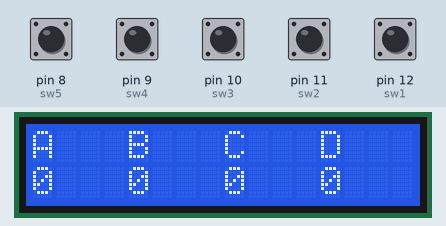
Simulated run of this sketch. Board: Arduino Uno, built with avr-gcc and run on an emulated ATmega328P. Shown: 16×2 character LCD. Inputs (shaded band) come from the test bench; at power-on: pin 8 (sw5), pin 9 (sw4), pin 10 (sw3), pin 11 (sw2), pin 12 (sw1) HIGH.

Above: at 4.2 s.
4.3 s: pin 8 (sw5) pulled LOW for 0.15 s
At 4.9 s:
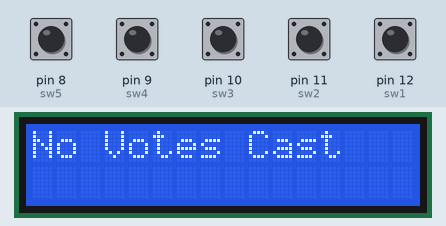
7.4 s: pin 9 (sw4) pulled LOW for 0.15 s
At 8.5 s:
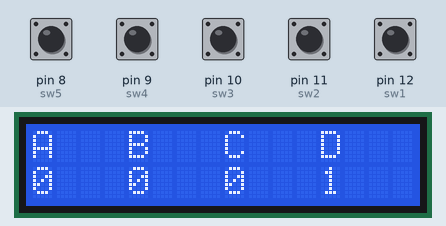
10.5 s: pin 8 (sw5) pulled LOW for 1 s
At 11.3 s:
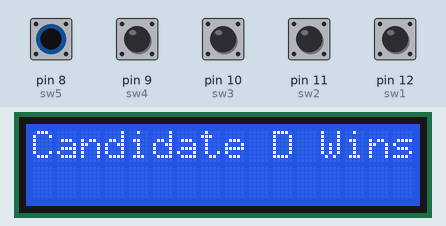
14.5 s: pin 10 (sw3) pulled LOW for 0.15 s
At 15.1 s:
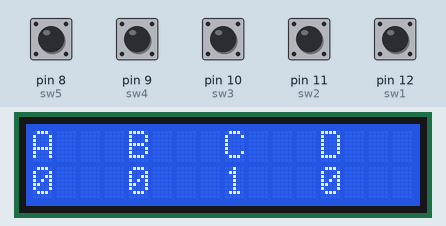
17.6 s: pin 8 (sw5) pulled LOW for 0.15 s
At 19.1 s:
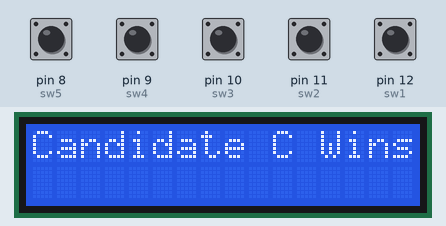
20.7 s: pin 11 (sw2) pulled LOW for 0.15 s
At 21.6 s:
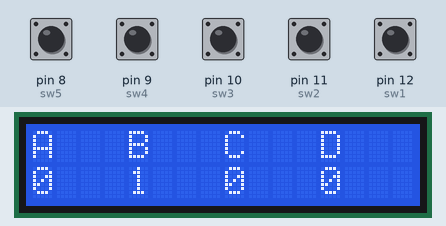
Timing chart, 0 to 23.7 s (numbered marks = the images above; inputs shaded):
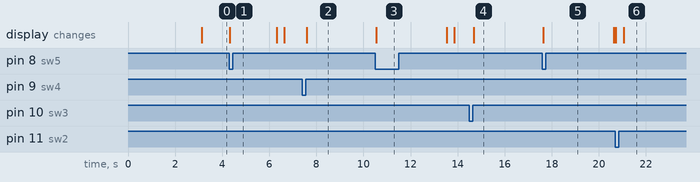

Measured:
- after the input at 4.3 s, the display: changes at once (image 1)
- after the input at 7.4 s, the display: changes after 0.19 s (image 2)
- after the input at 10.5 s, the display: changes at once (image 3)
- after the input at 14.5 s, the display: changes after 0.19 s (image 4)
- after the input at 17.6 s, the display: changes at once (image 5)

The sketch:

Electronic_Voting_System.ino
```cpp
// (licence header left out)
#include <Wire.h>
#include <LiquidCrystal_I2C.h>

LiquidCrystal_I2C lcd(0x27, 16, 2);  // I2C LCD (Address: 0x27, 16x2 display)

// Push button pins (Active LOW using INPUT_PULLUP)
#define sw5 8    // Result button
#define sw4 9    // Candidate D
#define sw3 10   // Candidate C
#define sw2 11   // Candidate B
#define sw1 12   // Candidate A

int voteA = 0;   // Votes for Candidate A
int voteB = 0;   // Votes for Candidate B
int voteC = 0;   // Votes for Candidate C
int voteD = 0;   // Votes for Candidate D

void setup()
{
  // Configure buttons as INPUT_PULLUP (Active LOW)
  pinMode(sw1, INPUT_PULLUP);
  pinMode(sw2, INPUT_PULLUP);
  pinMode(sw3, INPUT_PULLUP);
  pinMode(sw4, INPUT_PULLUP);
  pinMode(sw5, INPUT_PULLUP);

  lcd.init();         // Initialize LCD
  lcd.backlight();   // Turn ON LCD backlight

  // Welcome screen
  lcd.setCursor(0, 0);
  lcd.print("Voting Machine");
  lcd.setCursor(0, 1);
  lcd.print("EVM System");
  delay(3000);
  lcd.clear();
}

void loop()
{
  // Display candidate labels on first row
  lcd.setCursor(0, 0);
  lcd.print("A   B   C   D");

  // Clear second row before updating counts
  lcd.setCursor(0, 1);
  lcd.print("                ");

  // Display vote counts under each candidate
  lcd.setCursor(0, 1);   lcd.print(voteA);  // Votes for A
  lcd.setCursor(4, 1);   lcd.print(voteB);  // Votes for B
  lcd.setCursor(8, 1);   lcd.print(voteC);  // Votes for C
  lcd.setCursor(12, 1);  lcd.print(voteD);  // Votes for D

  // Vote buttons (Active LOW)
  if (digitalRead(sw1) == LOW) {
    voteA++;
    while (digitalRead(sw1) == LOW);  // Wait for button release (debounce)
  }

  if (digitalRead(sw2) == LOW) {
    voteB++;
    while (digitalRead(sw2) == LOW);
  }

  if (digitalRead(sw3) == LOW) {
    voteC++;
    while (digitalRead(sw3) == LOW);
  }

  if (digitalRead(sw4) == LOW) {
    voteD++;
    while (digitalRead(sw4) == LOW);
  }

  // Result button
  if (digitalRead(sw5) == LOW)
  {
    int total = voteA + voteB + voteC + voteD;
    lcd.clear();

    // If no votes cast
    if (total == 0) {
      lcd.print("No Votes Cast");
      delay(2000);
    }
    else {
      // Check winner
      if (voteA > voteB && voteA > voteC && voteA > voteD)
        lcd.print("Candidate A Wins");
      else if (voteB > voteA && voteB > voteC && voteB > voteD)
        lcd.print("Candidate B Wins");
      else if (voteC > voteA && voteC > voteB && voteC > voteD)
        lcd.print("Candidate C Wins");
      else if (voteD > voteA && voteD > voteB && voteD > voteC)
        lcd.print("Candidate D Wins");
      else
        lcd.print("Tie / No Result");

      delay(3000);
    }

    // Reset all vote counts after showing result
    voteA = voteB = voteC = voteD = 0;
    lcd.clear();

    // Wait until result button is released
    while (digitalRead(sw5) == LOW);
  }
}
```
